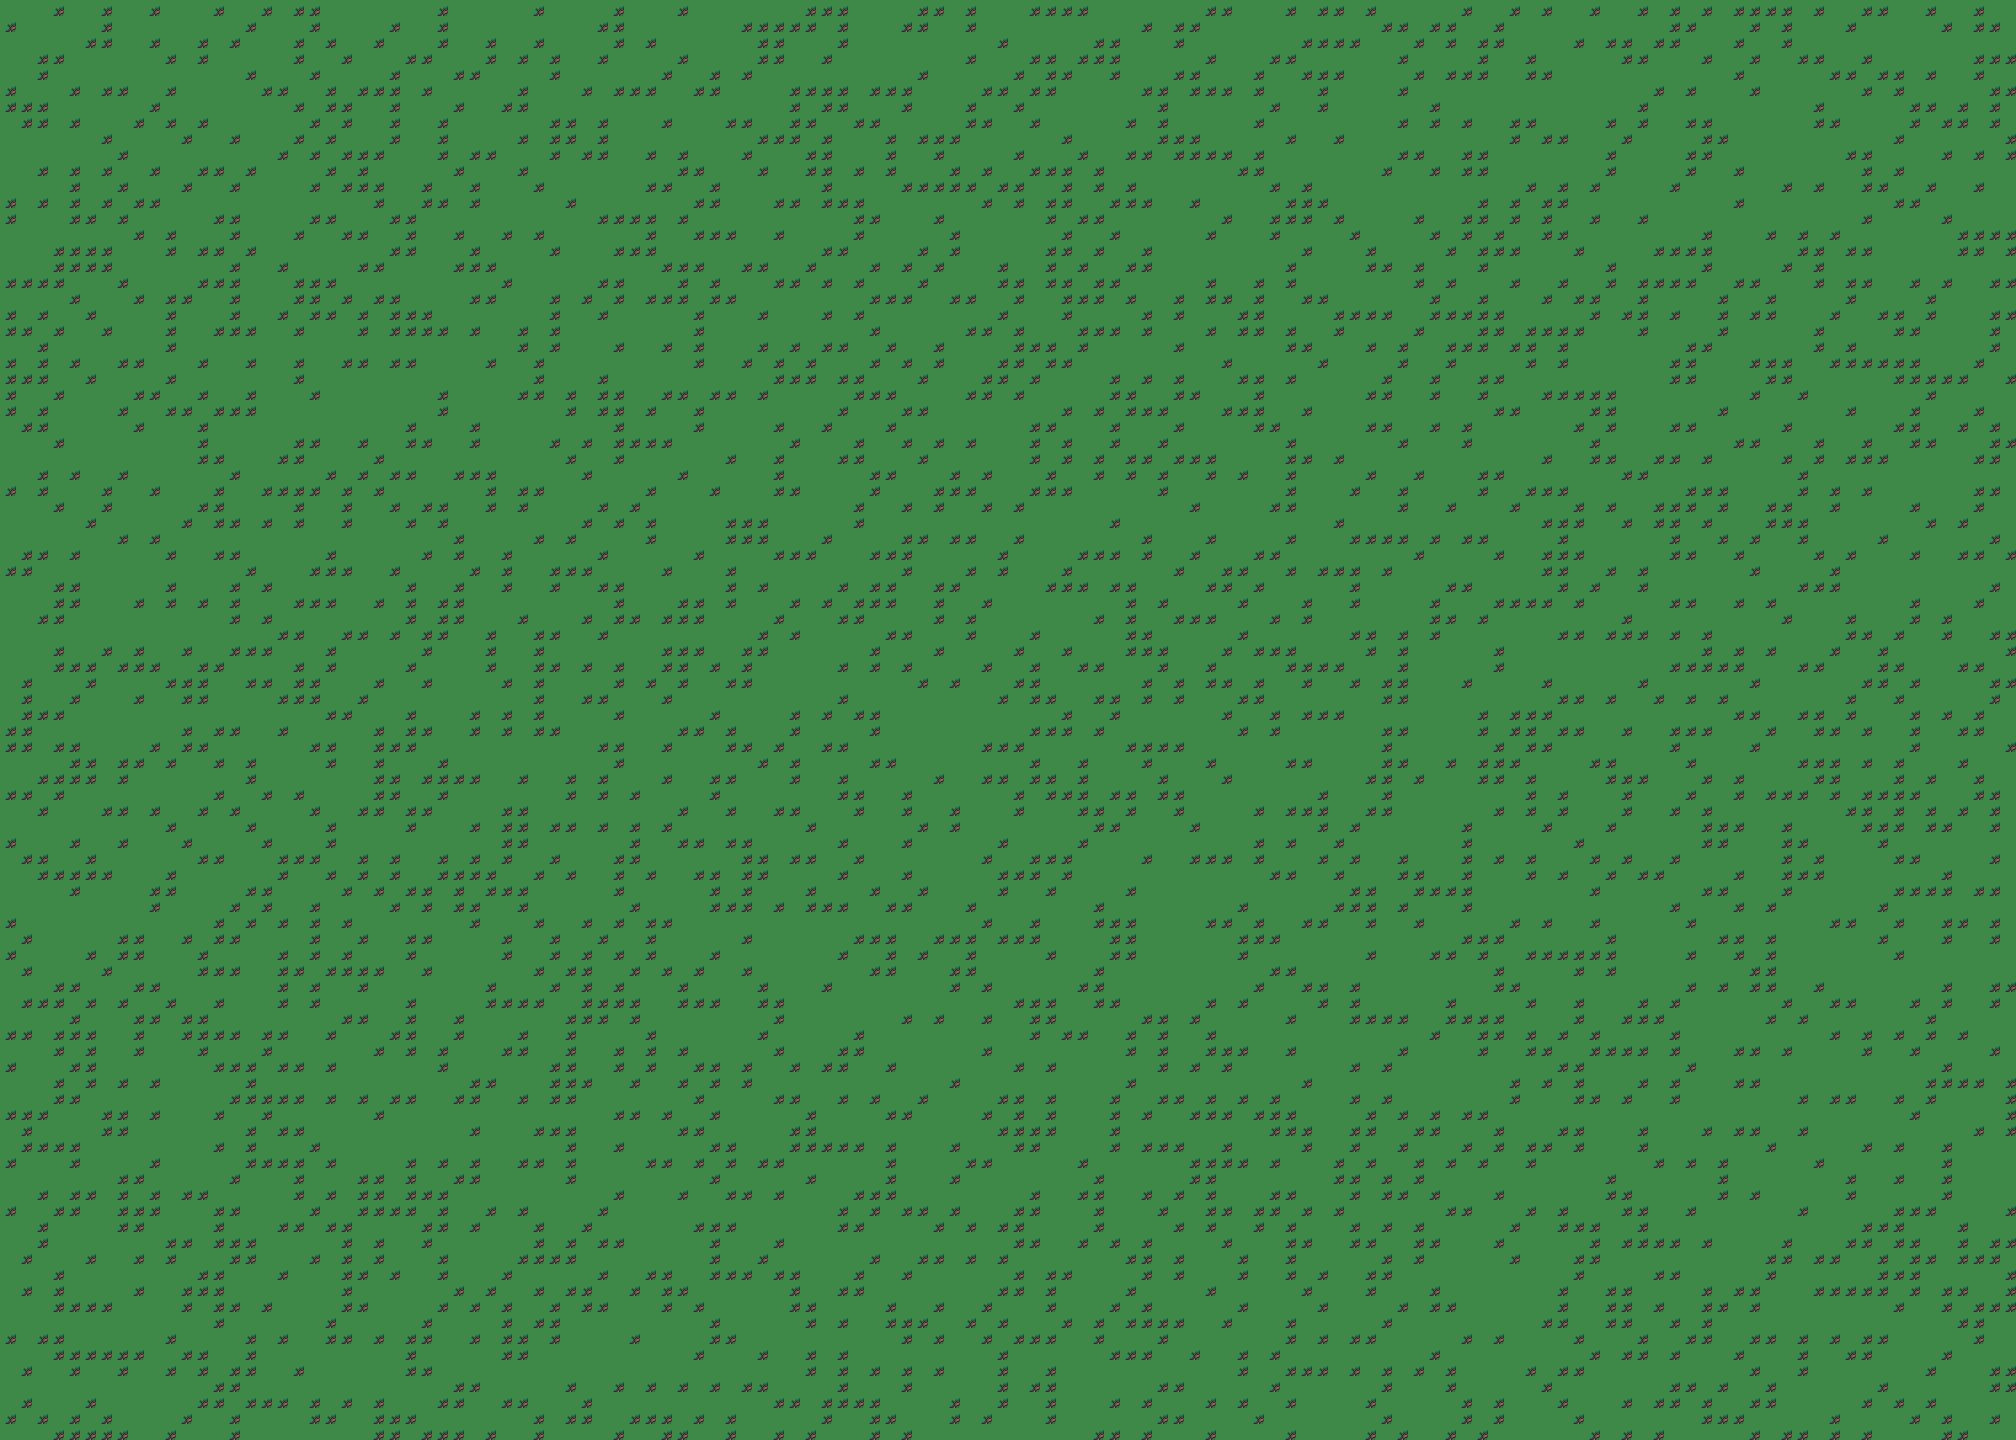

Tiled map render using the project's own tile images. Description and the map definition, with tile-layer contents summarised, below:
An orthogonal 126x90 tile map with 16x16 px tiles, 5 tile layers (01_Ground, 02_Detail, 03_Structures, 04_Props, ...), 2 tilesets and 19 objects (4x enemy, 2x player, south_lift, lava_shelf, ember_forge, ...).

<map version="1.10" tiledversion="1.12.1" orientation="orthogonal" renderorder="right-down" width="126" height="90" tilewidth="16" tileheight="16" infinite="0" nextlayerid="12" nextobjectid="29">
 <properties>
  <property name="groundStyle" value="peak" />
 </properties>
 <tileset firstgid="1" source="tileset.tsx" />
 <tileset firstgid="91" source="objects.tsx" />
 <layer id="7" name="01_Ground" width="126" height="90">
  <data>[11340 cells, 11340 non-empty, 2 distinct tile ids]</data>
 </layer>
 <layer id="8" name="02_Detail" width="126" height="90"><data>[11340 cells, 0 non-empty, 0 distinct tile ids]</data></layer><layer id="9" name="03_Structures" width="126" height="90"><data>[11340 cells, 0 non-empty, 0 distinct tile ids]</data></layer><layer id="10" name="04_Props" width="126" height="90"><data>[11340 cells, 0 non-empty, 0 distinct tile ids]</data></layer><layer id="11" name="05_Foreground" width="126" height="90"><data>[11340 cells, 0 non-empty, 0 distinct tile ids]</data></layer><objectgroup id="1" name="features">
  <object id="1" name="south_lift" x="900" y="1100" width="220" height="180">
   <properties>
    <property name="kind" value="gate" />
    <property name="label" value="Quarry Lift" />
   </properties>
  </object>
  <object id="2" name="lava_shelf" x="240" y="520" width="260" height="420">
   <properties>
    <property name="kind" value="cliff" />
   </properties>
  </object>
  <object id="3" name="ember_forge" x="1490" y="360" width="300" height="520">
   <properties>
    <property name="kind" value="gate" />
    <property name="label" value="Ember Forge" />
   </properties>
  </object>
 </objectgroup>
 <objectgroup id="2" name="collisions">
  <object id="4" x="0" y="0" width="2016" height="70" />
  <object id="5" x="0" y="1370" width="2016" height="70" />
  <object id="6" x="0" y="0" width="70" height="1440" />
  <object id="7" x="1946" y="0" width="70" height="1440" />
  <object id="8" x="900" y="1100" width="220" height="180" />
  <object id="9" x="240" y="520" width="260" height="420" />
  <object id="10" x="1490" y="360" width="300" height="520" />
 </objectgroup>
 <objectgroup id="3" name="spawn_points">
  <object id="11" name="from_plateau" type="player" x="1008" y="1328">
   <properties>
    <property name="spawnId" value="from_plateau" />
   </properties>
  </object>
  <object id="19" name="from_forge" type="player" x="1660" y="420">
   <properties>
    <property name="spawnId" value="from_forge" />
   </properties>
  </object>
  <object id="12" name="enemy_1" type="enemy" x="760" y="980" />
  <object id="13" name="enemy_2" type="enemy" x="1160" y="780" />
  <object id="14" name="enemy_3" type="enemy" x="1360" y="620" />
  <object id="15" name="enemy_4" type="enemy" x="1700" y="420" />
 </objectgroup>
 <objectgroup id="4" name="doors">
  <object id="16" name="scorched_plateau_return" x="972" y="1280" width="80" height="80">
   <properties>
    <property name="label" value="Scorched Plateau" />
    <property name="targetZone" value="scorched_plateau" />
    <property name="targetSpawn" value="from_core" />
   </properties>
  </object>
 </objectgroup>
 <objectgroup id="5" name="npcs">
  <object id="17" name="forgehand" x="620" y="980">
   <properties>
    <property name="npcId" value="caldera_smith" />
    <property name="displayName" value="Forgehand Kira" />
   </properties>
  </object>
 </objectgroup>
 <objectgroup id="6" name="chests">
  <object id="18" name="ember_cache" x="1540" y="360">
   <properties>
    <property name="gold" value="90" />
    <property name="potions" value="2" />
    <property name="recruitEventId" value="striker_mk2_join" />
    <property name="message" value="The forge shelf cracks open to reveal a striker frame resting in ember-hardened clamps." />
   </properties>
  </object>
 </objectgroup>
</map>
